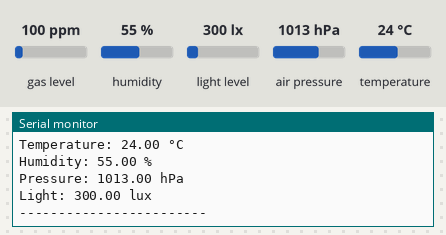
A sketch run on a simulated Arduino Uno, built with avr-gcc and run on an emulated ATmega328P. Parts: the last lines printed to the serial monitor. The inputs (shaded band) are chosen by the test bench; at power-on: humidity 55 %, light level 300 lx, air pressure 1013 hPa, temperature 24 °C, gas level 100 ppm.

Above: at 2.1 s.
2.2 s: humidity set to 22 %
3.8 s: light level set to 40 lx
At 5.2 s:
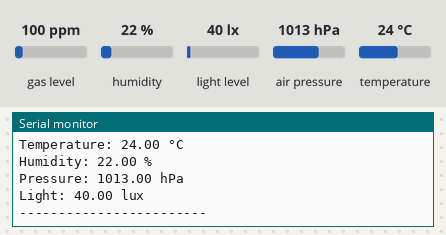
5.4 s: air pressure set to 952 hPa
At 6.8 s:
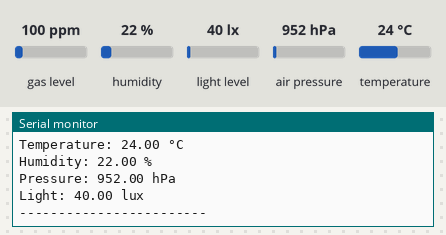

The sketch:

Weather_Shield.ino
```cpp
#include <Wire.h>
#include <Adafruit_Sensor.h>
#include <Adafruit_BME680.h>
#include <Adafruit_VEML7700.h>

// Sensor objects
Adafruit_BME680 bme;
Adafruit_VEML7700 veml;

void setup() {
  Serial.begin(115200);
  Wire.begin();

  Serial.println("BME680 + VEML7700 Sensor");

  // Initialize BME680
  if (!bme.begin(0x76)) {
    Serial.println("BME680 not found!");
    while (1);
  }

  // BME680 configuration
  bme.setTemperatureOversampling(BME680_OS_8X);
  bme.setHumidityOversampling(BME680_OS_2X);
  bme.setPressureOversampling(BME680_OS_4X);
  bme.setIIRFilterSize(BME680_FILTER_SIZE_3);
  bme.setGasHeater(320, 150);

  Serial.println("BME680 detected successfully!");

  // Initialize VEML7700
  if (!veml.begin()) {
    Serial.println("VEML7700 not found!");
    while (1);
  }

  Serial.println("VEML7700 detected successfully!");
  Serial.println("Sensors ready.");
}

void loop() {

  // Read BME680
  if (bme.performReading()) {

    float temperature = bme.temperature;
    float humidity = bme.humidity;
    float pressure = bme.pressure / 100.0;

    Serial.print("Temperature: ");
    Serial.print(temperature, 2);
    Serial.println(" °C");

    Serial.print("Humidity: ");
    Serial.print(humidity, 2);
    Serial.println(" %");

    Serial.print("Pressure: ");
    Serial.print(pressure, 2);
    Serial.println(" hPa");

  } else {
    Serial.println("BME680 reading failed!");
  }

  // Read VEML7700
  float lux = veml.readLux();

  Serial.print("Light: ");
  Serial.print(lux, 2);
  Serial.println(" lux");

  Serial.println("------------------------");

  delay(1000);
}
```

Measured:
- after the input at 3.8 s, the serial monitor: prints a new line after 0.99 s (image 1)
- after the input at 5.4 s, the serial monitor: prints a new line after 0.55 s (image 2)
